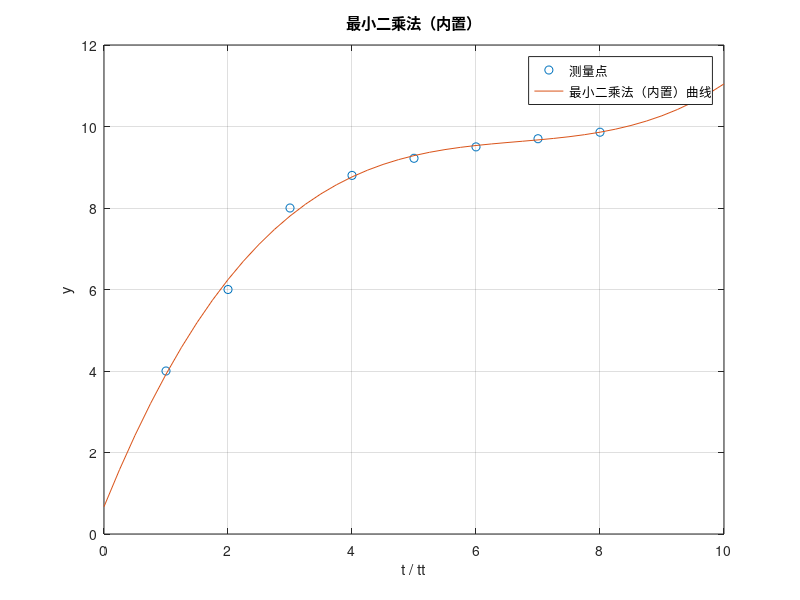

The MATLAB script that drew this image:
clear;clc;
t = 1:1:8; %测量点横坐标
y = [4.00, 6.00, 8.00, 8.80, 9.22, 9.50, 9.70, 9.86]; %测量点纵坐标
t_hat = [0.3, 2.5, 4.1, 5.3, 7.6, 8.2]; %预测点横坐标
n=3; %拟合次数
p = polyfit(t, y, n); %最小二乘法拟合n次多项式
y_hat = polyval(p, t_hat);
disp('对应的y值为');
disp(y_hat);

tt = 0:.25:10;
yy = polyval(p, tt);
plot(t,y,'o',tt,yy);
legend('测量点','最小二乘法（内置）曲线');
xlabel('t / tt');
ylabel('y');
title('最小二乘法（内置）');
grid on